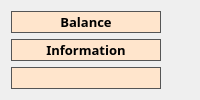
            <widget class="QWidget" name="Account_inform">
             <layout class="QVBoxLayout" name="verticalLayout_6">
              <item>
               <widget class="QPushButton" name="btn_balance">
                <property name="maximumSize">
                 <size>
                  <width>150</width>
                  <height>50</height>
                 </size>
                </property>
                <property name="font">
                 <font>
                  <family>Segoe UI Black</family>
                  <pointsize>10</pointsize>
                  <weight>75</weight>
                  <bold>true</bold>
                 </font>
                </property>
                <property name="styleSheet">
                 <string notr="true">QWidget{
background-color:#FFE5CC;
border-radius:15px;
border: 1px solid #555555;
}
QWidget:hover{
	background-color: #ebdfc0;
    border-radius: 15px;
}</string>
                </property>
                <property name="text">
                 <string>Balance</string>
                </property>
               </widget>
              </item>
              <item>
               <widget class="QPushButton" name="btn_inf">
                <property name="maximumSize">
                 <size>
                  <width>150</width>
                  <height>50</height>
                 </size>
                </property>
                <property name="font">
                 <font>
                  <family>Segoe UI Black</family>
                  <pointsize>10</pointsize>
                  <weight>75</weight>
                  <bold>true</bold>
                 </font>
                </property>
                <property name="styleSheet">
                 <string notr="true">QWidget{
background-color:#FFE5CC;
border-radius:15px;
border: 1px solid #555555;
}
QWidget:hover{
	background-color: #ebdfc0;
    border-radius: 15px;
}</string>
                </property>
                <property name="text">
                 <string>Information</string>
                </property>
               </widget>
              </item>
              <item>
               <widget class="QPushButton" name="btn_exit2">
                <property name="maximumSize">
                 <size>
                  <width>150</width>
                  <height>50</height>
                 </size>
                </property>
                <property name="baseSize">
                 <size>
                  <width>0</width>
                  <height>0</height>
                 </size>
                </property>
                <property name="styleSheet">
                 <string notr="true">QWidget{
background-color:#FFE5CC;
border-radius:15px;
border: 1px solid #555555;
}
QWidget:hover{
	background-color: #ebdfc0;
    border-radius: 15px;
}</string>
                </property>
                <property name="text">
                 <string/>
                </property>
                <property name="icon">
                 <iconset>
                  <normaloff>../picture/logout.png</normaloff>../picture/logout.png</iconset>
                </property>
               </widget>
              </item>
             </layout>
            </widget>
